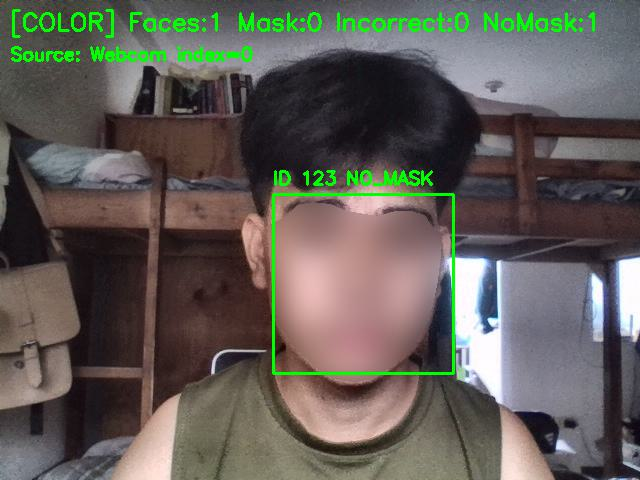
#> input picture snapshot_20251215_084355.jpg, 640 x 480 px
$ python -i quality.py   (imports and definitions only)   (older library calls are emulated)
#> lines starting #> are read from the running program, lines starting #| are printed output that depends on the picture
#> further down, picture is the input picture: shape (480, 640, 3); mean B, G, R 87.1, 93.4, 97.1
#quality.py
import cv2
import numpy as np

def variance_of_laplacian(gray) -> float:
    return float(cv2.Laplacian(gray, cv2.CV_64F).var())

def estimate_noise_simple(bgr) -> float:
    """
    Simple noise proxy:
    noise ≈ mean absolute difference between image and a fast denoised version.
    """
    den = cv2.fastNlMeansDenoisingColored(bgr, None, 7, 7, 7, 21)
    diff = cv2.absdiff(bgr, den)
    return float(np.mean(diff))

def basic_quality_diagnostics(bgr):
    gray = cv2.cvtColor(bgr, cv2.COLOR_BGR2GRAY)
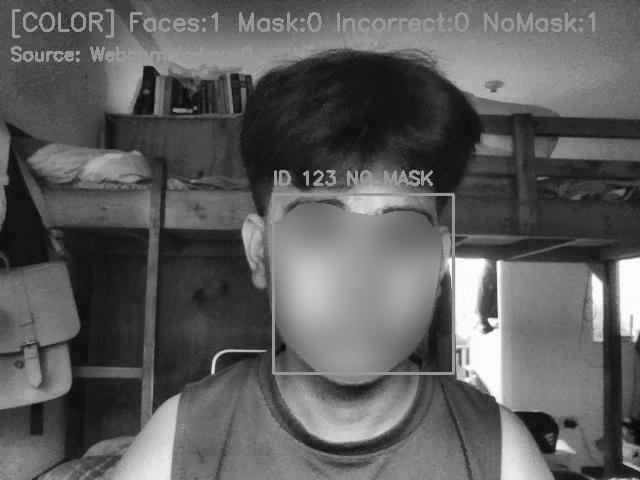
#> gray: shape (480, 640); min 2, max 255, mean 93.8
    blur_score = variance_of_laplacian(gray)     # lower = blurrier
#> blur_score = 353.6
    brightness = float(np.mean(gray))            # 0..255
#> brightness = 93.78
    contrast = float(np.std(gray))               # higher = more contrast
#> contrast = 51.68
    noise = estimate_noise_simple(bgr)           # higher = noisier
#> in estimate_noise_simple, `diff = cv2.absdiff(bgr, den)`:
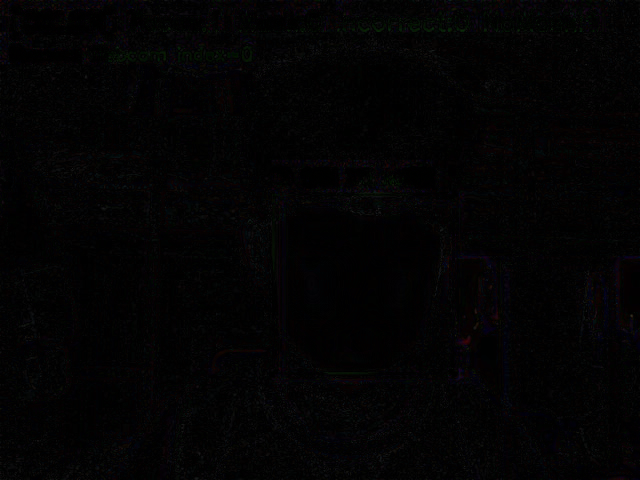
#> diff: shape (480, 640, 3); mean B, G, R 3.3, 2.9, 3.2
#> noise = 3.12
    return {
        "blur": blur_score,
        "brightness": brightness,
        "contrast": contrast,
        "noise": noise,
    }

# [44 lines left out: functions retake_guidance, recommended_order, not called in this run]

>>> import cv2
>>> picture = cv2.imread('snapshot_20251215_084355.jpg')
>>> result = basic_quality_diagnostics(picture)
#> result = {'blur': 353.6, 'brightness': 93.78, 'contrast': 51.68, 'noise': 3.12}

$ run again, on snapshot_20251215_091318.jpg
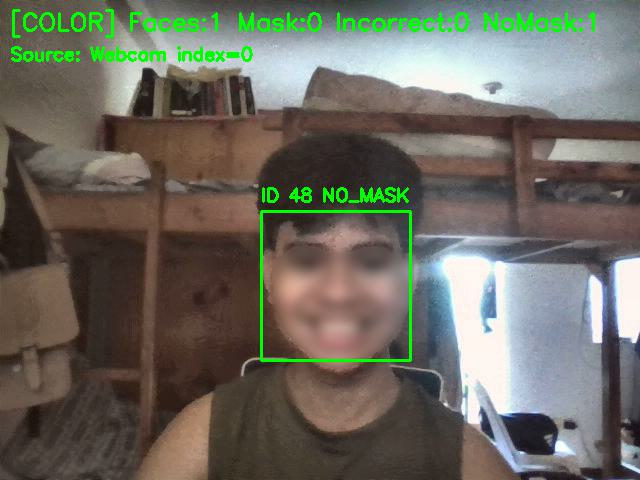
#> input picture snapshot_20251215_091318.jpg, 640 x 480 px
#> picture is the input picture: shape (480, 640, 3); mean B, G, R 95.8, 106.2, 107.5
#> in basic_quality_diagnostics, `gray = cv2.cvtColor(bgr, cv2.COLOR_BGR2GRAY)`:
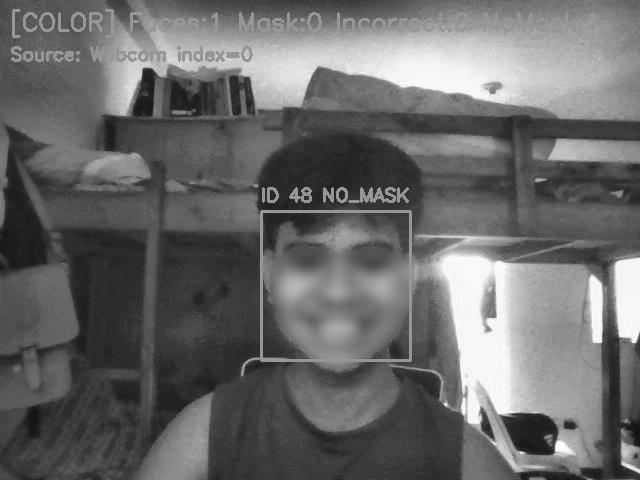
#> gray: shape (480, 640); min 12, max 255, mean 105.4
#> blur_score = 299.4
#> brightness = 105.4
#> contrast = 54.95
#> noise = 3.18
#> result = {'blur': 299.4, 'brightness': 105.4, 'contrast': 54.95, 'noise': 3.18}
